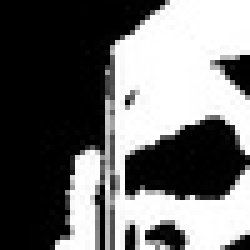
#> input picture model/real-images/img69.jpg, 50 x 50 px, given as the content of the folder ./input/, which was not available (shown 5 times larger)
$ jupyter execute --allow-errors preprocessing_resizing.ipynb   (text cells are left out)
#> lines starting #> are read from the running program, lines starting #| are printed output that depends on the picture
[cell 1]
import os
import cv2
import numpy as np

input_folder = "./mediapipe_cropper/output"

widths = []
heights = []
count = 0

#> (the rest of this cell did not finish here and is left out)

[cell 2]
import argparse
import sys

# Simulate command line arguments
sys.argv = ['script.py', '-input', './mediapipe_cropper/output/', '-output', './resizer/output/']
parser = argparse.ArgumentParser()

#-i INPUT -o OUTPUT
parser.add_argument("-input", "--input", dest = "input", default = "./input/", help="Path to input folder")
parser.add_argument("-output", "--output", dest = "output", default = "./output/", help="Path to output folder")

args = parser.parse_args()

input_path = args.input
output_path = args.output
TARGET_SIZE = 128

def resize_and_save(img, save_file_path, size):

    h, w = img.shape[:2]
    scale = size / max(h, w)
    new_w, new_h = int(w * scale), int(h * scale)
    resized = cv2.resize(img, (new_w, new_h))

    # compute padding
    top = (size - new_h) // 2
    bottom = size - new_h - top
    left = (size - new_w) // 2
    right = size - new_w - left

    padded = cv2.copyMakeBorder(
        resized, top, bottom, left, right,
        cv2.BORDER_CONSTANT, value=[0,0,0]
    )

    # Save cropped image
    cv2.imwrite(save_file_path, padded)


for subdir, dirs, files in os.walk(input_path, topdown=True):
    for dir in dirs:
        if not os.path.isdir(os.path.join(output_path, dir)):
            os.makedirs(os.path.join(output_path, dir))
    for file in files:
        if not file.endswith((".jpg", ".jpeg", ".png")):
            continue
        file = os.path.relpath(os.path.join(subdir, file), input_path)

# Load the input image.
        input_file_path = os.path.join(input_path, file)
        image = cv2.imread(input_file_path)
#> image is the input picture: shape (50, 50, 3); min 0, max 255, mean 109.6

# Resize and save image
        output_file_path = os.path.join(output_path, file)
        print("processing ", file, "...")
        resize_and_save(image, output_file_path, TARGET_SIZE)
#> in resize_and_save, `resized = cv2.resize(img, (new_w, new_h))`:
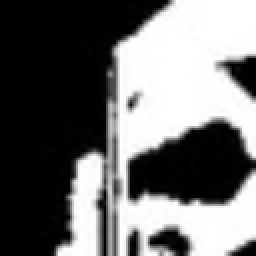
#> resized: shape (128, 128, 3) (shown 2 times larger); min 0, max 255, mean 109.5

print("Done resizing")


$ run again, on model/real-images/ok.jpg
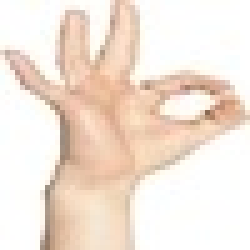
#> input picture model/real-images/ok.jpg, 50 x 50 px, given as the content of the folder ./input/, which was not available (shown 5 times larger)
#> image is the input picture: shape (50, 50, 3); mean B, G, R 216.8, 228.6, 243.2
#> in resize_and_save, `resized = cv2.resize(img, (new_w, new_h))`:
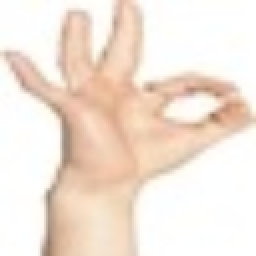
#> resized: shape (128, 128, 3) (shown 2 times larger); mean B, G, R 216.7, 228.5, 243.1
